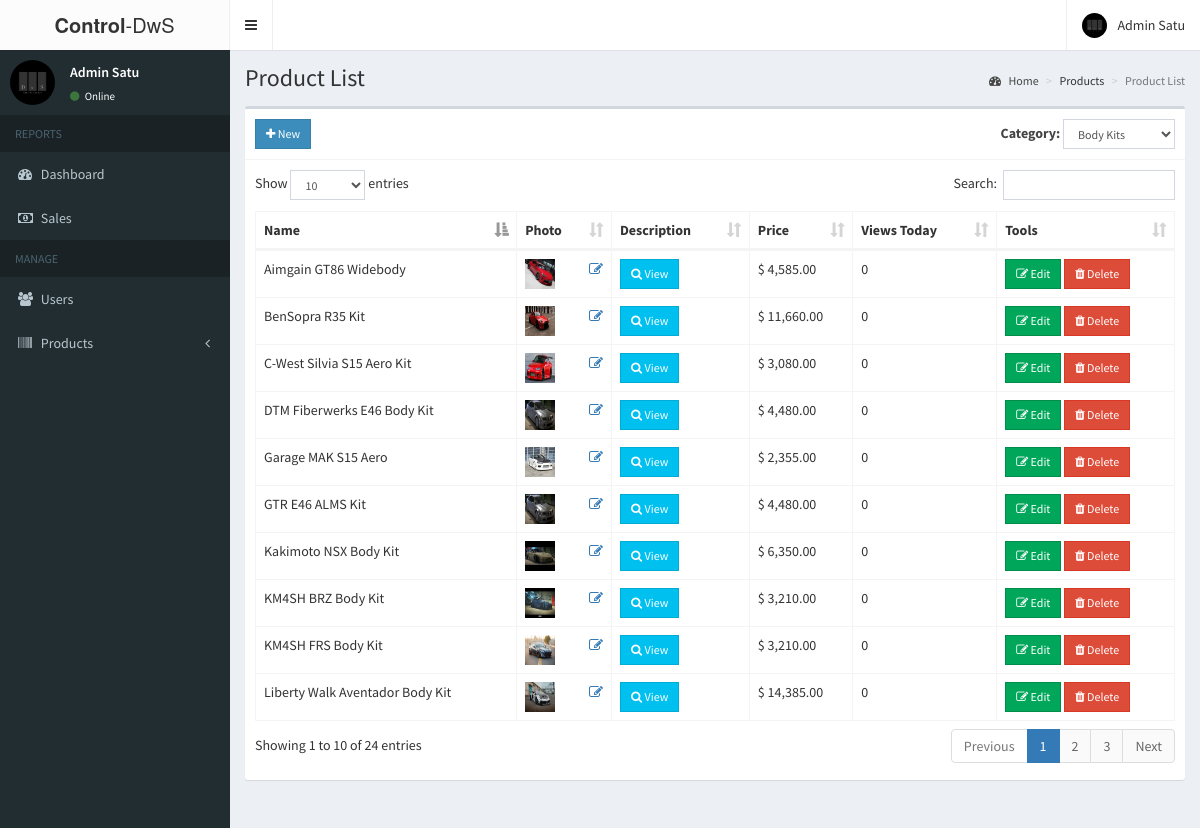
Page /admin/products.php?category=5 (signed in) on the committed database.
### tables this page shows
CREATE TABLE `users` (
  `id` int(11) NOT NULL,
  `email` varchar(200) NOT NULL,
  `password` varchar(60) NOT NULL,
  `type` int(1) NOT NULL,
  `firstname` varchar(50) NOT NULL,
  `lastname` varchar(50) NOT NULL,
  `address` text NOT NULL,
  `contact_info` varchar(100) NOT NULL,
  `photo` varchar(200) NOT NULL,
  `status` int(1) NOT NULL,
  `activate_code` varchar(15) NOT NULL,
  `reset_code` varchar(15) NOT NULL,
  `created_on` date NOT NULL
);

CREATE TABLE `products` (
  `id` int(11) NOT NULL,
  `category_id` int(11) NOT NULL,
  `name` text NOT NULL,
  `description` text NOT NULL,
  `slug` varchar(200) NOT NULL,
  `price` double NOT NULL,
  `photo` varchar(200) NOT NULL,
  `date_view` date NOT NULL,
  `counter` int(11) NOT NULL
);

### admin/includes/session.php (called while the page is built, shortened)
<?php
	include '../includes/conn.php';
	$conn = $pdo->open();
	$stmt = $conn->prepare("SELECT * FROM users WHERE id=:id");
	$stmt->execute(['id'=>$_SESSION['admin']]);
	$admin = $stmt->fetch();
?>

### admin/products.php (the view, shortened to what this page needs)
<?php include 'includes/session.php'; ?>
<?php
  $where = '';
  if(isset($_GET['category'])){
    $catid = $_GET['category'];
    $where = 'WHERE category_id ='.$catid;
  }
?>
<?php include 'includes/header.php'; ?>
<body class="hold-transition skin-black sidebar-mini">
<div class="wrapper">
  <?php include 'includes/navbar.php'; ?>
  <?php include 'includes/menubar.php'; ?>
  <div class="content-wrapper">
    <section class="content-header">
      <h1>
        Product List
      </h1>
      <ol class="breadcrumb">
        <li><a href="#"><i class="fa fa-dashboard"></i> Home</a></li>
        <li>Products</li>
        <li class="active">Product List</li>
      </ol>
    </section>
    <section class="content">
      <div class="row">
        <div class="col-xs-12">
          <div class="box">
            <div class="box-header with-border">
              <a href="#addnew" data-toggle="modal" class="btn btn-primary btn-sm btn-flat" id="addproduct"><i class="fa fa-plus"></i> New</a>
              <div class="pull-right">
                <form class="form-inline">
                  <div class="form-group">
                    <label>Category: </label>
                    <select class="form-control input-sm" id="select_category">
                      <?php
                        $conn = $pdo->open();
                        $stmt = $conn->prepare("SELECT * FROM category");
                        $stmt->execute();
                        foreach($stmt as $crow){
                          $selected = ($crow['id'] == $catid) ? 'selected' : '';
                          echo "
                            <option value='".$crow['id']."' ".$selected.">".$crow['name']."</option>
                          ";
                        }
                      ?>
                    </select>
                  </div>
                </form>
              </div>
            </div>
            <div class="box-body">
              <table id="example1" class="table table-bordered">
                <thead>
                  <th>Name</th>
                  <th>Photo</th>
                  <th>Description</th>
                  <th>Price</th>
                  <th>Views Today</th>
                  <th>Tools</th>
                </thead>
                <tbody>
                  <?php
                    $conn = $pdo->open();
                    try{
                      $now = date('Y-m-d');
                      $stmt = $conn->prepare("SELECT * FROM products $where");
                      $stmt->execute();
                      foreach($stmt as $row){
                        $image = (!empty($row['photo'])) ? '../images/'.$row['photo'] : '../images/noimage.jpg';
                        $counter = ($row['date_view'] == $now) ? $row['counter'] : 0;
                        echo "
                          <tr>
                            <td>".$row['name']."</td>
                            <td>
                              <img src='".$image."' height='30px' width='30px'>
                              <span class='pull-right'><a href='#edit_photo' class='photo' data-toggle='modal' data-id='".$row['id']."'><i class='fa fa-edit'></i></a></span>
                            </td>
                            <td><a href='#description' data-toggle='modal' class='btn btn-info btn-sm btn-flat desc' data-id='".$row['id']."'><i class='fa fa-search'></i> View</a></td>
                            <td>&#36; ".number_format($row['price'], 2)."</td>
                            <td>".$counter."</td>
                            <td>
                              <button class='btn btn-success btn-sm edit btn-flat' data-id='".$row['id']."'><i class='fa fa-edit'></i> Edit</button>
                              <button class='btn btn-danger btn-sm delete btn-flat' data-id='".$row['id']."'><i class='fa fa-trash'></i> Delete</button>
                            </td>
                          </tr>
                        ";
                      }
                    }
                    catch(PDOException $e){
                      echo $e->getMessage();
                    }
                  ?>
                </tbody>
              </table>
            </div>
          </div>
        </div>
      </div>
    </section>
  </div>
</div>
</body>
</html>

### admin/includes/navbar.php (shortened to what this page needs)
<header class="main-header">
  <a href="home.php" class="logo">
    <span class="logo-lg"><b>Control</b>-DwS</span>
  </a>
  <nav class="navbar navbar-static-top">
    <a href="#" class="sidebar-toggle" data-toggle="push-menu" role="button">
    </a>
    <div class="navbar-custom-menu">
      <ul class="nav navbar-nav">
        <li class="dropdown user user-menu">
          <a href="#" class="dropdown-toggle" data-toggle="dropdown">
            <img src="<?php echo (!empty($admin['photo'])) ? '../images/'.$admin['photo'] : '../images/profile.jpg'; ?>" class="user-image" alt="User Image">
            <span class="hidden-xs"><?php echo $admin['firstname'].' '.$admin['lastname']; ?></span>
          </a>
        </li>
      </ul>
    </div>
  </nav>
</header>

### admin/includes/menubar.php (shortened to what this page needs)
<aside class="main-sidebar">
  <section class="sidebar">
    <div class="user-panel">
      <div class="pull-left image">
        <img src="<?php echo (!empty($admin['photo'])) ? '../images/'.$admin['photo'] : '../images/profile.jpg'; ?>" class="img-circle" alt="User Image">
      </div>
      <div class="pull-left info">
        <p><?php echo $admin['firstname'].' '.$admin['lastname']; ?></p>
        <a><i class="fa fa-circle text-success"></i> Online</a>
      </div>
    </div>
    <ul class="sidebar-menu" data-widget="tree">
      <li class="header">REPORTS</li>
      <li><a href="home.php"><i class="fa fa-dashboard"></i> <span>Dashboard</span></a></li>
      <li><a href="sales.php"><i class="fa fa-money"></i> <span>Sales</span></a></li>
      <li class="header">MANAGE</li>
      <li><a href="users.php"><i class="fa fa-users"></i> <span>Users</span></a></li>
      <li class="treeview">
        <a href="#">
          <i class="fa fa-barcode"></i>
          <span>Products</span>
          <span class="pull-right-container">
            <i class="fa fa-angle-left pull-right"></i>
          </span>
        </a>
      </li>
    </ul>
  </section>
</aside>

### rows in the picture
users: photo (picture), firstname "Admin", lastname "Satu"
products: name "Aimgain GT86 Widebody", photo (picture), price "4,585.00"
products: name "BenSopra R35 Kit", photo (picture), price "11,660.00"
products: name "C-West Silvia S15 Aero Kit", photo (picture), price "3,080.00"
products: name "DTM Fiberwerks E46 Body Kit", photo (picture), price "4,480.00"
products: name "Garage MAK S15 Aero", photo (picture), price "2,355.00"
products: name "GTR E46 ALMS Kit", photo (picture), price "4,480.00"
products: name "Kakimoto NSX Body Kit", photo (picture), price "6,350.00"
products: name "KM4SH FRS Body Kit", photo (picture), price "3,210.00"
products: name "KM4SH BRZ Body Kit", photo (picture), price "3,210.00"
products: name "Liberty Walk Aventador Body Kit", photo (picture), price "14,385.00"

### other values in the picture
form field value "Body Kits"
